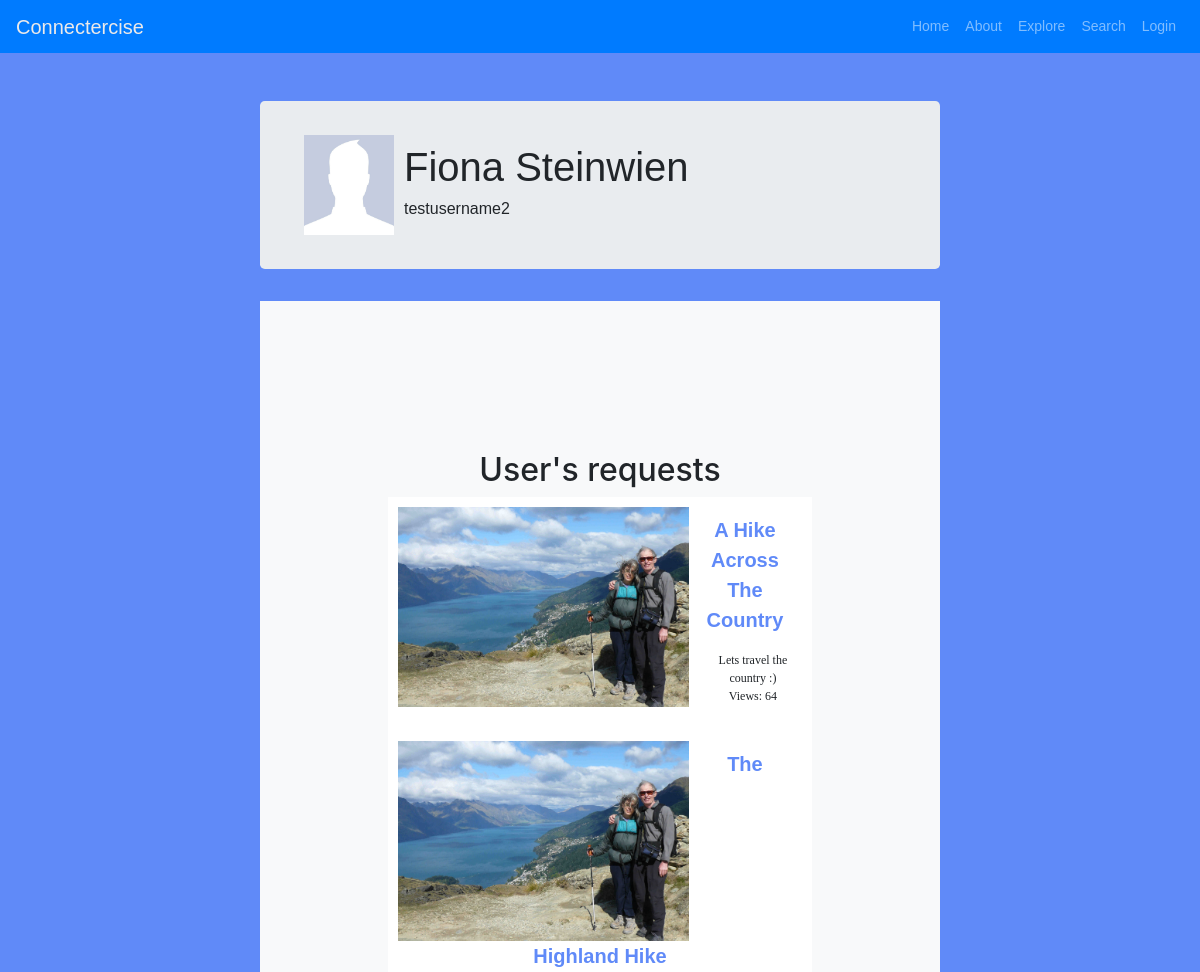
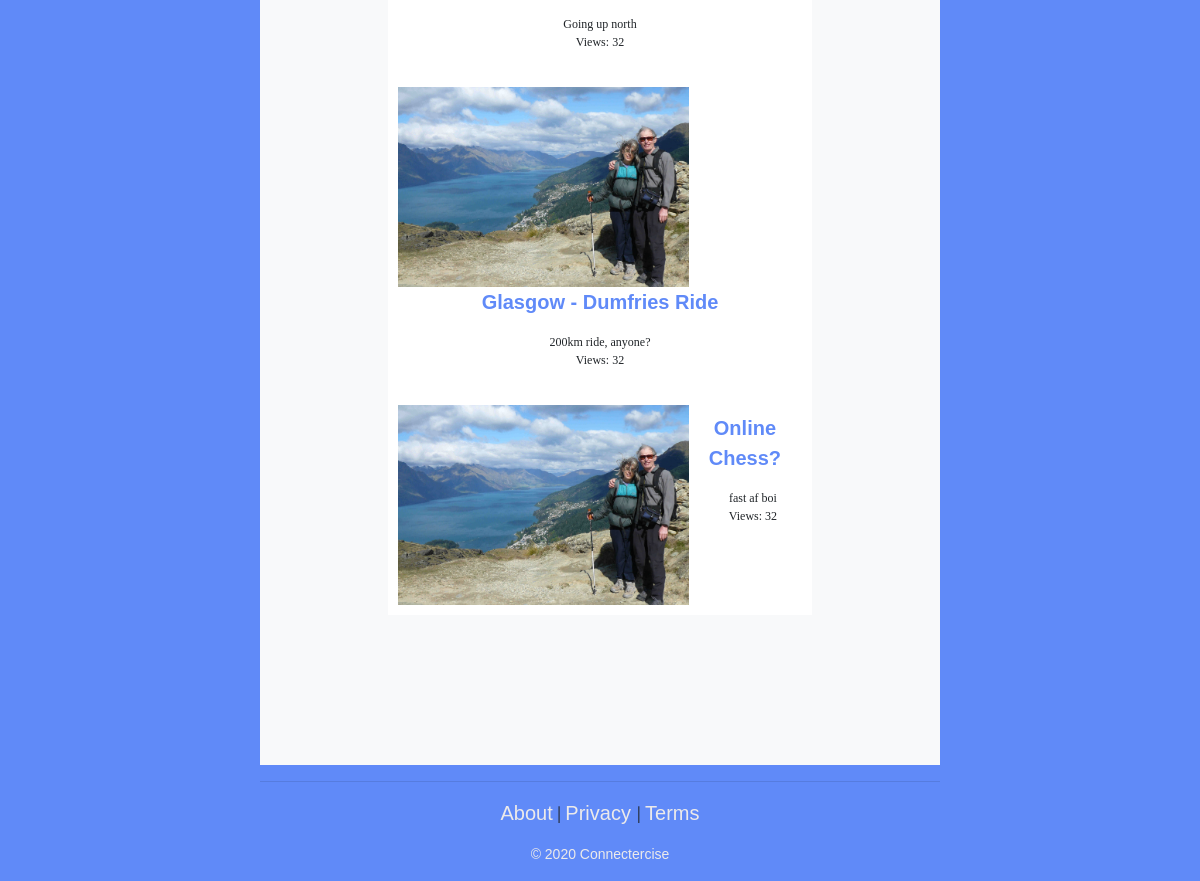
The app's page /user/testusername2/, older data (2 pictures, top to bottom).
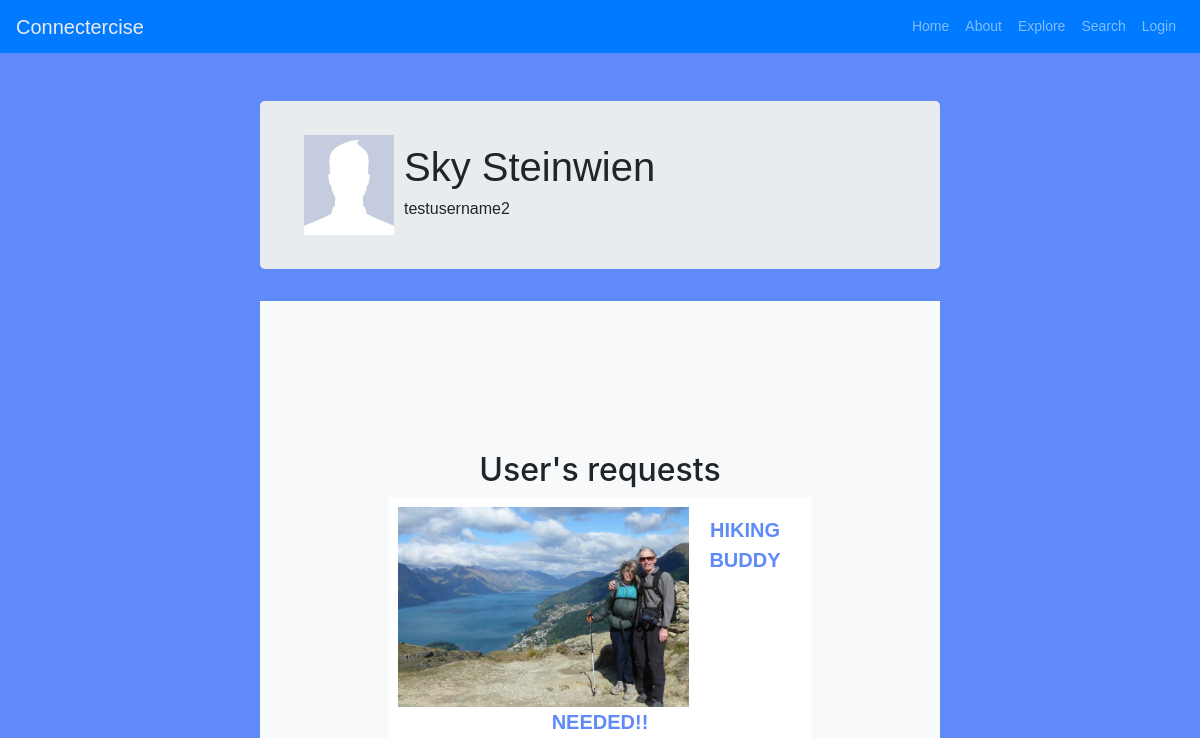
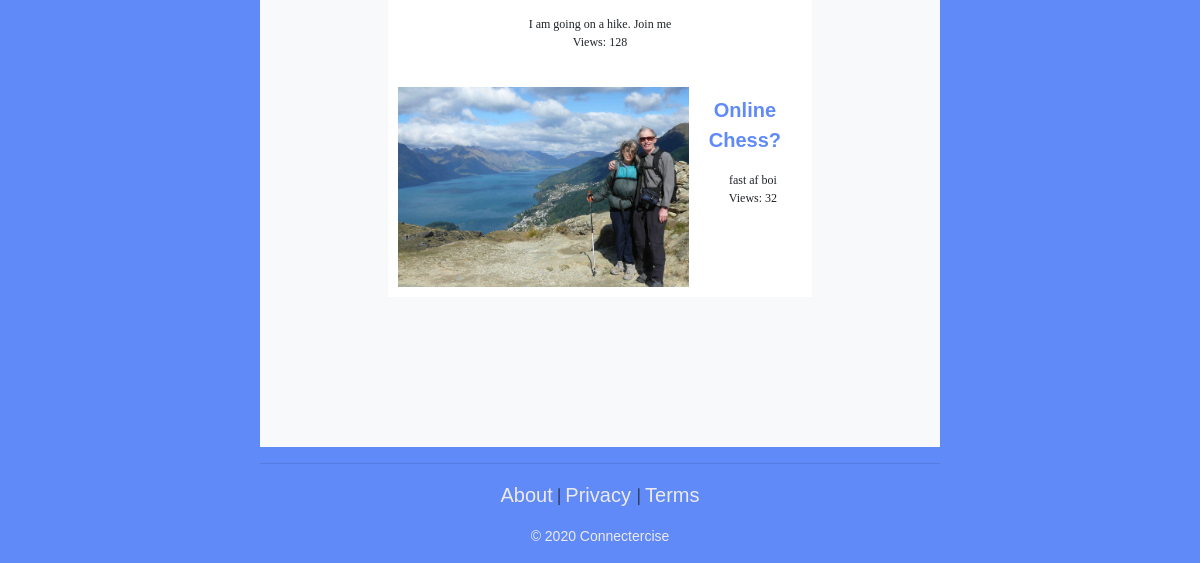
The same page, newer data (2 pictures, top to bottom).
### connectercise/models.py (models this page shows, shortened)
class UserProfile(models.Model):
    user = models.OneToOneField(User, on_delete=models.CASCADE)
    picture = models.ImageField(upload_to='profile_images', default='profile_images/default.jpg')
    slug = models.SlugField(unique=True)

class SportRequest(models.Model):
    sport = models.ForeignKey(Sport, on_delete=models.CASCADE)
    title = models.CharField(max_length=128)
    views = models.IntegerField(default=0)
    slug = models.SlugField(unique=True)
    request_id = models.CharField(max_length=128,primary_key=True)
    suggested_date = models.DateField(null=True, blank=True, help_text='MM/DD/YY (optional HH:MM)')
    location = models.CharField(max_length=512)
    creator = models.ForeignKey(User, on_delete=models.CASCADE)
    desc = models.CharField(max_length=1024)
    completed = models.BooleanField(default=False)
    picture = models.ImageField(upload_to='requests', blank=True)

### connectercise/views.py (the view)
# urls.py: path('user/<slug:user_profile_slug>/', views.show_user, name='show_user'),
def show_user(request, user_profile_slug):
    context_dict = {}
    try:
        user = User.objects.get(username=user_profile_slug)
        userp = UserProfile.objects.get(user=user)
        context_dict['userp'] = userp
        try:
            user_requests = SportRequest.objects.filter(creator=user)
            context_dict['requests'] = user_requests
        except SportRequest.DoesNotExist:
            context_dict['requests'] = None
    except User.DoesNotExist:
        context_dict['userp'] = None
    return render(request, 'connectercise/user.html', context=context_dict)

### templates/connectercise/user.html (shortened to what this page needs)
{% extends 'connectercise/base.html' %}
{% load static %}
{% block body_block %}
<div class="container text-center">
    <div class="jumbotron p-4">
        <div class="container">
        {% if userp %}
            <table class="tg">
              <tr>
                <th class="tg-cly1">
                    <img src="{{ userp.picture.url }}" width="90" height="100">
                </th>
                <th class="tg-cly1">
                    <h1 class="jumbotron-heading">{{ userp.user.first_name }} {{ userp.user.last_name }}</h1>
                    <h6>{{ userp.user.username }}</h6>
                </th>
              </tr>
            </table>
        {% else %}
            The specified user does not exist.
        {% endif %}
        </div>
    </div>
    <ul>
    {% if userp %}
    <section id="requests" class="bg-light">
        <div class="container">
            <div class="row">
                <div class="col-lg-8 mx-auto">
                <h2>User's requests</h2>
                <ul class="nav flex-column">
                    {% if requests %}
                        {% for request in requests %}
                            <ul class="list">
                                <li class="list">
                                <img class="list" src="{% static 'images/about4.jpg' %}" />
                                <h3 class="list"><a class="nav-link active" href = "{% url 'connectercise:show_request' request.sport.slug request.slug %}">
                                 {{ request.title }}</a></h3>
                                <p class="list">{{ request.desc }}<br>Views: {{ request.views }}</p>
                                </li>
                            </ul>
                        {% endfor %}
                    {% else %}
                        <li class="nav-item">There are no requests present.</li>
                    {% endif %}
                </ul>
                </div>
            </div>
        </div>
    {% else %}
    User has made no requests.<br />
    {% endif %}
    </section>
    </ul>
</div>
{% endblock %}

### templates/connectercise/base.html (shortened to what this page needs)
<!DOCTYPE html>
{% load static %}
{% load connectercise_template_tags %}
<html lang="en">
    <head>
    <link href="{% static 'vendor/bootstrap/css/bootstrap.min.css' %}" rel="stylesheet">
    <link href="{% static 'css/dashboard.css' %}" rel="stylesheet">
    <link rel="stylesheet" href="https://cdnjs.cloudflare.com/ajax/libs/font-awesome/4.7.0/css/font-awesome.min.css">
    <link href="{% static 'css/scrolling-nav.css' %}" rel="stylesheet">
    </head>
    <body>
    <nav class="navbar navbar-expand-md navbar-dark bg-primary">
    <a class="footer" href="{% url 'connectercise:index' %}">
        <span class="nav-item">Connectercise</span>
    </a>
    <div class="collapse navbar-collapse" id="navbarNavDropdown">
        <ul class="navbar-nav ml-auto">
            <li class="nav-item">
                <a class="nav-link" href="{% url 'connectercise:index' %}">Home</a>
            </li>
            <li class="nav-item">
                <a class="nav-link" href="{% url 'connectercise:about' %}">About</a>
            </li>
            <li class="nav-item">
                <a class="nav-link" href="{% url 'connectercise:explore' %}">Explore</a>
            </li>
            <li class="nav-item">
                <a class="nav-link" href="{% url 'connectercise:search' %}">Search</a>
            </li>
            {% if user.is_authenticated %}
            <li class="nav-item">
                <a class="nav-link" href="{% url 'connectercise:show_user' user.username %}">{{ user.username }}</a>
            </li>
            <li class="nav-item">
                <a class="nav-link" href="{% url 'auth_password_change' %}">Change Password</a>
            </li>
             <li class="nav-item">
                <a class="nav-link" href="{% url 'auth_logout' %}?next={% url 'connectercise:index' %}">Logout</a>
            </li>
            {% else %}
             <li class="nav-item">
                <a class="nav-link" href="{% url 'auth_login' %}">Login</a>
            </li>
            {% endif %}
        </ul>
    </div>
</nav>
        {% if user.is_authenticated %}
        <div class="container-fluid">
            <div class="row">
                <nav class="col-md-2 d-none d-md-block bg-light sidebar">
                    <div class="wrapper">
                    <div class="sidebar-sticky">
                        <ul class="nav flex-column">
                        <a class="logo" href="{% url 'connectercise:index' %}">
                            <span class="menu-collapsed">CONNECTERCISE</span>
                        </a>
                        <hr>
                            <ul class="nav flex-column">
                                <li class="nav-item">
                                    <a class="nav-link" href="{% url 'connectercise:index' %}">
                                    <span data-feather="home"></span>
                                    Dashboard <span class="sr-only">(current)</span>
                                    </a>
                                </li>
                                <li class="nav-item">
                                    <a class="nav-link" href="{% url 'connectercise:explore' %}">
                                    <span data-feather="activity"></span>
                                    Explore
                                    </a>
                                </li>
                                <li class="nav-item">
                                    <a class="nav-link" href="{% url 'connectercise:search' %}">
                                    <span data-feather="search"></span>
                                    Search
                                    </a>
                                </li>
                                {% if user.is_authenticated %}
                                <li class="nav-item">
                                    <a class="nav-link" href="{% url 'connectercise:show_user' user.username %}">
                                    <span data-feather="eye"></span>
                                    {{ user.username }}
                                    </a>
                                </li>
                                <li class="nav-item">
                                    <a class="nav-link" href="{% url 'connectercise:add_request' %}">
                                    <span data-feather="plus"></span>
                                    Add a Request
                                    </a>
                                </li>
                                <li class="nav-item">
                                    <a class="nav-link" href="{% url 'auth_password_change' %}">
                                    <span data-feather="lock"></span>
                                    Change Password
                                    </a>
                                </li>
                                <li class="nav-item">
                                    <a class="nav-link" href="{% url 'auth_logout' %}?next={% url 'connectercise:index' %}">
                                    <span data-feather="log-out"></span>
                                    Logout
                                    </a>
                                </li>
                                {% else %}
                                    <li class="nav-item">
                                    <a class="nav-link" href="{% url 'auth_login' %}">
                                    <span data-feather="log-in"></span>
                                    Login
                                    </a>
                                </li>
                                {% endif %}
                            </ul>
                        </ul>
                    </div>
                    </div>
                </nav>
                <main role="main" class="col-md-9  ml-sm-auto col-lg-10 px-4">
            {% else %}
            <div class="container text-center">
            <main role="main" class="col-lg-8 mx-auto">
            {% endif %}
                    {% block body_block %}
                    {% endblock %}
            <div class="container text-center"
            <footer>
                <hr>
                    <a class="footer" href="{% url 'connectercise:about' %}">About</a> | <a class="footer" href="{% url 'connectercise:privacy_policy' %}">Privacy </a> | <a class="footer" href="{% url 'connectercise:terms_of_service' %}">Terms</a></p>
                    <p class="footer">&copy; 2020 Connectercise
            </div>
            </main>
        </div>
    </body>
</html>

### static/css/dashboard.css (style rules this page uses)
body { font-size: .875rem; background-color: #608AF8; }
a { color: #608AF8; font-family: helvetica; }
a.footer { color: rgb(236, 234, 234); font-family: helvetica; font-size: 20px; text-decoration: none; }
p.footer { color: rgb(236, 234, 234); font-family: helvetica; text-decoration: none; }
[role="main"] { padding-top: 133px; }
@media (min-width: 768px) { [role="main"] { padding-top: 48px; } }
ul.list { list-style-type: none; position: relative; background: rgb(255, 255, 255); width: 500px; }
h3.list { font: bold 20px/1.5 Helvetica, Verdana, sans-serif; }
li img.list { float: left; margin: 0 15px 0 0; background: rgb(255, 255, 255); max-height: 200px; }
li p.list { font: 200 12px/1.5 Georgia, Times New Roman, serif; }
li.list { padding: 10px; overflow: auto; }
* { box-sizing: border-box; }

### static/css/scrolling-nav.css (style rules this page uses)
section { padding: 150px 0; }
* { margin: 0; padding: 0; }
ul.list { list-style-type: none; width: 100%; }
h3.list { font: bold 20px/1.5 Helvetica, Verdana, sans-serif; }
li img.list { float: left; margin: 0 15px 0 0; max-height: 200px; }
li p.list { font: 200 12px/1.5 Georgia, Times New Roman, serif; }
li.list { padding: 10px; overflow: auto; }

### templates/connectercise/user.html (style rules this page uses)
.tg { border-collapse:collapse;border-spacing:0;border:none; }
.tg th { font-family:Arial, sans-serif;font-size:14px;font-weight:normal;padding:10px 5px;border-style:solid;border-width:0px;overflow:hidden;word-break:normal; }
.tg .tg-cly1 { text-align:left;vertical-align:middle }

Row changes from the older to the newer data that the page shows:
removed SportRequest: title "A Hike Across The Country", desc "Lets travel the country :)", views "64"
removed SportRequest: title "The Highland Hike", desc "Going up north", views "32"
removed SportRequest: title "Glasgow - Dumfries Ride", desc "200km ride, anyone?", views "32"
changed through a linked row, UserProfile "Steinwien": user.first_name "Fiona" → "Sky"
added SportRequest: title "HIKING BUDDY NEEDED!!", desc "I am going on a hike. Join me", views "128"
